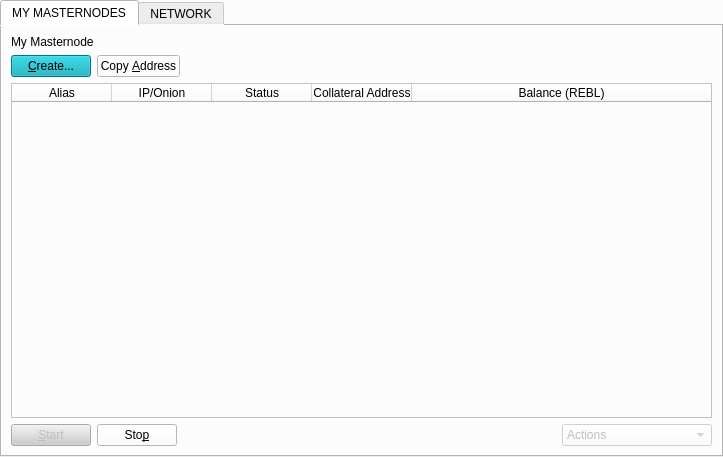
<?xml version="1.0" encoding="UTF-8"?>
<ui version="4.0">
 <class>MasternodeManager</class>
 <widget class="QWidget" name="MasternodeManager">
  <property name="geometry">
   <rect>
    <x>0</x>
    <y>0</y>
    <width>723</width>
    <height>457</height>
   </rect>
  </property>
  <property name="windowTitle">
   <string>Form</string>
  </property>
  <property name="autoFillBackground">
   <bool>false</bool>
  </property>
  <property name="styleSheet">
   <string notr="true">background: #fcfcfc;</string>
  </property>
  <layout class="QVBoxLayout" name="topLayout">
   <property name="leftMargin">
    <number>0</number>
   </property>
   <property name="topMargin">
    <number>0</number>
   </property>
   <property name="rightMargin">
    <number>0</number>
   </property>
   <property name="bottomMargin">
    <number>0</number>
   </property>
   <item>
    <layout class="QVBoxLayout" name="verticalLayout">
     <property name="bottomMargin">
      <number>0</number>
     </property>
     <item>
      <widget class="QTabWidget" name="tabWidget">
       <property name="styleSheet">
        <string notr="true">background-color:#fcfcfc;</string>
       </property>
       <property name="currentIndex">
        <number>0</number>
       </property>
       <property name="usesScrollButtons">
        <bool>false</bool>
       </property>
       <widget class="QWidget" name="tab_2">
        <attribute name="title">
         <string>MY MASTERNODES</string>
        </attribute>
        <layout class="QGridLayout" name="gridLayout_2">
         <item row="0" column="0">
          <layout class="QVBoxLayout" name="verticalLayout_2">
           <property name="bottomMargin">
            <number>0</number>
           </property>
           <item>
            <widget class="QLabel" name="mnMyMasternodesLabel">
             <property name="text">
              <string>My Masternode</string>
             </property>
            </widget>
           </item>
           <item>
            <layout class="QHBoxLayout" name="horizontalLayout">
             <item>
              <widget class="QPushButton" name="createButton">
               <property name="cursor">
                <cursorShape>PointingHandCursor</cursorShape>
               </property>
               <property name="styleSheet">
                <string notr="true">#createButton {
background-color: #00A4B3;
}
#createButton:hover{ 
    background-color: #00757F;
}</string>
               </property>
               <property name="text">
                <string>&amp;Create...</string>
               </property>
              </widget>
             </item>
             <item>
              <widget class="QPushButton" name="copyAddressButton">
               <property name="cursor">
                <cursorShape>PointingHandCursor</cursorShape>
               </property>
               <property name="styleSheet">
                <string notr="true">#copyAddressButton:hover {
    background: #00A4B3;
    color: #fff;
}</string>
               </property>
               <property name="text">
                <string>Copy &amp;Address</string>
               </property>
               <property name="default">
                <bool>false</bool>
               </property>
              </widget>
             </item>
             <item>
              <spacer name="horizontalSpacer">
               <property name="orientation">
                <enum>Qt::Horizontal</enum>
               </property>
               <property name="sizeHint" stdset="0">
                <size>
                 <width>40</width>
                 <height>20</height>
                </size>
               </property>
              </spacer>
             </item>
            </layout>
           </item>
           <item>
            <widget class="QTableWidget" name="tableWidget_2">
             <property name="editTriggers">
              <set>QAbstractItemView::NoEditTriggers</set>
             </property>
             <property name="alternatingRowColors">
              <bool>false</bool>
             </property>
             <property name="selectionMode">
              <enum>QAbstractItemView::SingleSelection</enum>
             </property>
             <property name="selectionBehavior">
              <enum>QAbstractItemView::SelectRows</enum>
             </property>
             <property name="showGrid">
              <bool>false</bool>
             </property>
             <attribute name="horizontalHeaderStretchLastSection">
              <bool>true</bool>
             </attribute>
             <column>
              <property name="text">
               <string>Alias</string>
              </property>
             </column>
             <column>
              <property name="text">
               <string>IP/Onion</string>
              </property>
             </column>
             <column>
              <property name="text">
               <string>Status</string>
              </property>
             </column>
             <column>
              <property name="text">
               <string>Collateral Address</string>
              </property>
             </column>
             <column>
              <property name="text">
               <string>Balance (REBL)</string>
              </property>
             </column>
            </widget>
           </item>
           <item>
            <layout class="QHBoxLayout" name="horizontalLayout_2">
             <property name="bottomMargin">
              <number>0</number>
             </property>
             <item>
              <widget class="QPushButton" name="startButton">
               <property name="enabled">
                <bool>false</bool>
               </property>
               <property name="cursor">
                <cursorShape>PointingHandCursor</cursorShape>
               </property>
               <property name="styleSheet">
                <string notr="true">#startButton {background-color: #00A4B3;}
#startButton:hover{ 
    background-color: #00757F;
}
#startButton:disabled {
    background-color: #cccccc;
}</string>
               </property>
               <property name="text">
                <string>&amp;Start</string>
               </property>
              </widget>
             </item>
             <item>
              <widget class="QPushButton" name="stopButton">
               <property name="cursor">
                <cursorShape>PointingHandCursor</cursorShape>
               </property>
               <property name="styleSheet">
                <string notr="true">#stopButton:hover {
    background: #00A4B3;
    color: #fff;
}</string>
               </property>
               <property name="text">
                <string>Sto&amp;p</string>
               </property>
              </widget>
             </item>
             <item>
              <spacer name="horizontalSpacer_2">
               <property name="orientation">
                <enum>Qt::Horizontal</enum>
               </property>
               <property name="sizeHint" stdset="0">
                <size>
                 <width>40</width>
                 <height>20</height>
                </size>
               </property>
              </spacer>
             </item>
             <item>
              <widget class="QComboBox" name="actionsBox">
               <property name="enabled">
                <bool>false</bool>
               </property>
               <property name="styleSheet">
                <string notr="true">QComboBox {
	width: 120px;
}

QListView {
    border: 2px solid #E9E9E9;
	 padding: 10px;
	width: 120px;
}

QComboBox::item {
    color:#00A4B3;
	 text-transform: uppercase;
}</string>
               </property>
               <property name="currentIndex">
                <number>0</number>
               </property>
               <item>
                <property name="text">
                 <string>Actions</string>
                </property>
               </item>
               <item>
                <property name="text">
                 <string>Edit</string>
                </property>
               </item>
               <item>
                <property name="text">
                 <string>Remove</string>
                </property>
               </item>
              </widget>
             </item>
            </layout>
           </item>
          </layout>
         </item>
        </layout>
       </widget>
       <widget class="QWidget" name="tab">
        <attribute name="title">
         <string>NETWORK</string>
        </attribute>
        <layout class="QGridLayout" name="gridLayout">
         <item row="2" column="0">
          <widget class="QTableWidget" name="tableWidget">
           <property name="editTriggers">
            <set>QAbstractItemView::NoEditTriggers</set>
           </property>
           <property name="alternatingRowColors">
            <bool>false</bool>
           </property>
           <property name="selectionMode">
            <enum>QAbstractItemView::SingleSelection</enum>
           </property>
           <property name="selectionBehavior">
            <enum>QAbstractItemView::SelectRows</enum>
           </property>
           <property name="showGrid">
            <bool>false</bool>
           </property>
           <attribute name="horizontalHeaderDefaultSectionSize">
            <number>150</number>
           </attribute>
           <attribute name="horizontalHeaderMinimumSectionSize">
            <number>60</number>
           </attribute>
           <attribute name="horizontalHeaderStretchLastSection">
            <bool>true</bool>
           </attribute>
           <column>
            <property name="text">
             <string>Rank</string>
            </property>
           </column>
           <column>
            <property name="text">
             <string>Active</string>
            </property>
           </column>
           <column>
            <property name="text">
             <string>Active time</string>
            </property>
           </column>
           <column>
            <property name="text">
             <string>Pubkey</string>
            </property>
           </column>
          </widget>
         </item>
         <item row="1" column="0">
          <layout class="QHBoxLayout" name="horizontalLayout_3">
           <property name="bottomMargin">
            <number>0</number>
           </property>
           <item>
            <widget class="QLabel" name="label_2">
             <property name="text">
              <string>Masternodes Active:</string>
             </property>
            </widget>
           </item>
           <item>
            <widget class="QLabel" name="countLabel">
             <property name="text">
              <string>0</string>
             </property>
            </widget>
           </item>
           <item>
            <spacer name="horizontalSpacer_3">
             <property name="orientation">
              <enum>Qt::Horizontal</enum>
             </property>
             <property name="sizeHint" stdset="0">
              <size>
               <width>40</width>
               <height>20</height>
              </size>
             </property>
            </spacer>
           </item>
          </layout>
         </item>
         <item row="0" column="0">
          <widget class="QLabel" name="mnNetLabel">
           <property name="text">
            <string>Masternode Network</string>
           </property>
          </widget>
         </item>
        </layout>
       </widget>
      </widget>
     </item>
    </layout>
   </item>
  </layout>
 </widget>
 <resources/>
 <connections/>
</ui>
